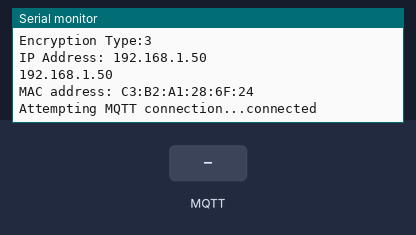
The sketch below on a simulated Arduino MKR. On the bench: the last lines printed to the serial monitor. The test bench sets the inputs (shaded band). WiFi joins after 1.5 s; servers stay silent unless stated; no MQTT or app messages arrive unless stated.

Above: at 12.7 s.
12.8 s: MQTT message "1" arrives on the first subscribed topic
At 13.7 s:
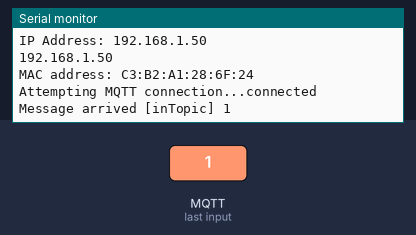
14.3 s: MQTT message "on" arrives on the first subscribed topic
At 14.9 s:
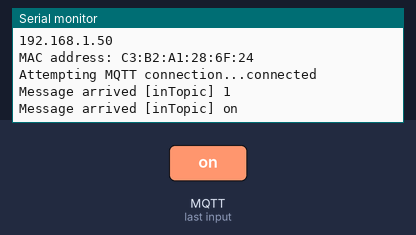
15.8 s: MQTT message "off" arrives on the first subscribed topic
At 17.2 s:
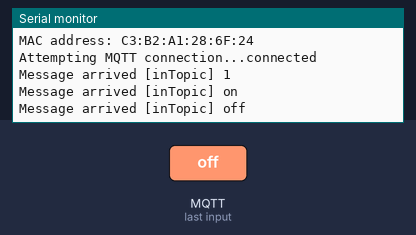

The sketch:

connect-wifi-and-mqtt.ino
```cpp
/*

 This example connects to an unencrypted WiFi network.
 Then it prints the  MAC address of the WiFi shield,
 the IP address obtained, and other network details.

 Circuit:
 * WiFi shield attached

 created 13 July 2010
 by dlf (Metodo2 srl)
 modified 31 May 2012
 by Tom Igoe
 */
#include <SPI.h>
#include <WiFi101.h>
#include <PubSubClient.h>

#include "arduino_secrets.h"
///////please enter your sensitive data in the Secret tab/arduino_secrets.h
char ssid[] = SECRET_SSID;        // your network SSID (name)
char pass[] = SECRET_PASS;    // your network password (use for WPA, or use as key for WEP)
int status = WL_IDLE_STATUS;     // the WiFi radio's status

IPAddress ip(10, 170, 81, 234);
IPAddress server(10, 170, 81, 240);

void callback(char* topic, byte* payload, unsigned int length) {
  Serial.print("Message arrived [");
  Serial.print(topic);
  Serial.print("] ");
  for (int i=0;i<length;i++) {
    Serial.print((char)payload[i]);
  }
  Serial.println();
}

WiFiClient wificlient;
PubSubClient client(wificlient);

void reconnect() {
  // Loop until we're reconnected
  while (!client.connected()) {
    Serial.print("Attempting MQTT connection...");
    // Attempt to connect
    if (client.connect("arduinoClient")) {
      Serial.println("connected");
      // Once connected, publish an announcement...
      client.publish("outTopic","hello world");
      // ... and resubscribe
      client.subscribe("inTopic");
    } else {
      Serial.print("failed, rc=");
      Serial.print(client.state());
      Serial.println(" try again in 5 seconds");
      // Wait 5 seconds before retrying
      delay(5000);
    }
  }
}

void setup() {
  //Initialize serial and wait for port to open:
  Serial.begin(9600);
  while (!Serial) {
    ; // wait for serial port to connect. Needed for native USB port only
  }

  // check for the presence of the shield:
  if (WiFi.status() == WL_NO_SHIELD) {
    Serial.println("WiFi shield not present");
    // don't continue:
    while (true);
  }

  // attempt to connect to WiFi network:
  while ( status != WL_CONNECTED) {
    Serial.print("Attempting to connect to WPA SSID: ");
    Serial.println(ssid);
    // Connect to WPA/WPA2 network:

    client.setServer(server, 1883);
    client.setCallback(callback);

    status = WiFi.begin(ssid, pass);

    // wait 10 seconds for connection:
    delay(10000);
  }

  // you're connected now, so print out the data:
  Serial.print("You're connected to the network");
  printCurrentNet();
  printWiFiData();


}

void loop() {
  // check the network connection once every 10 seconds:
    if (!client.connected()) {
    reconnect();
  }
  client.loop();

  //printCurrentNet();
}

void printWiFiData() {
  // print your WiFi shield's IP address:
  IPAddress ip = WiFi.localIP();
  Serial.print("IP Address: ");
  Serial.println(ip);
  Serial.println(ip);

  // print your MAC address:
  byte mac[6];
  WiFi.macAddress(mac);
  Serial.print("MAC address: ");
  printMacAddress(mac);

}

void printCurrentNet() {
  // print the SSID of the network you're attached to:
  Serial.print("SSID: ");
  Serial.println(WiFi.SSID());

  // print the MAC address of the router you're attached to:
  byte bssid[6];
  WiFi.BSSID(bssid);
  Serial.print("BSSID: ");
  printMacAddress(bssid);

  // print the received signal strength:
  long rssi = WiFi.RSSI();
  Serial.print("signal strength (RSSI):");
  Serial.println(rssi);

  // print the encryption type:
  byte encryption = WiFi.encryptionType();
  Serial.print("Encryption Type:");
  Serial.println(encryption, HEX);
  Serial.println();
}

void printMacAddress(byte mac[]) {
  for (int i = 5; i >= 0; i--) {
    if (mac[i] < 16) {
      Serial.print("0");
    }
    Serial.print(mac[i], HEX);
    if (i > 0) {
      Serial.print(":");
    }
  }
  Serial.println();
}
```

arduino_secrets.h
```cpp
#define SECRET_SSID "DTEO-VOKASI"
#define SECRET_PASS "TEO123456"
```

Measured:
- after the input at 12.8 s, the serial monitor: prints a new line at once (image 1)
- after the input at 14.3 s, the serial monitor: prints a new line at once (image 2)
- after the input at 15.8 s, the serial monitor: prints a new line at once (image 3)
